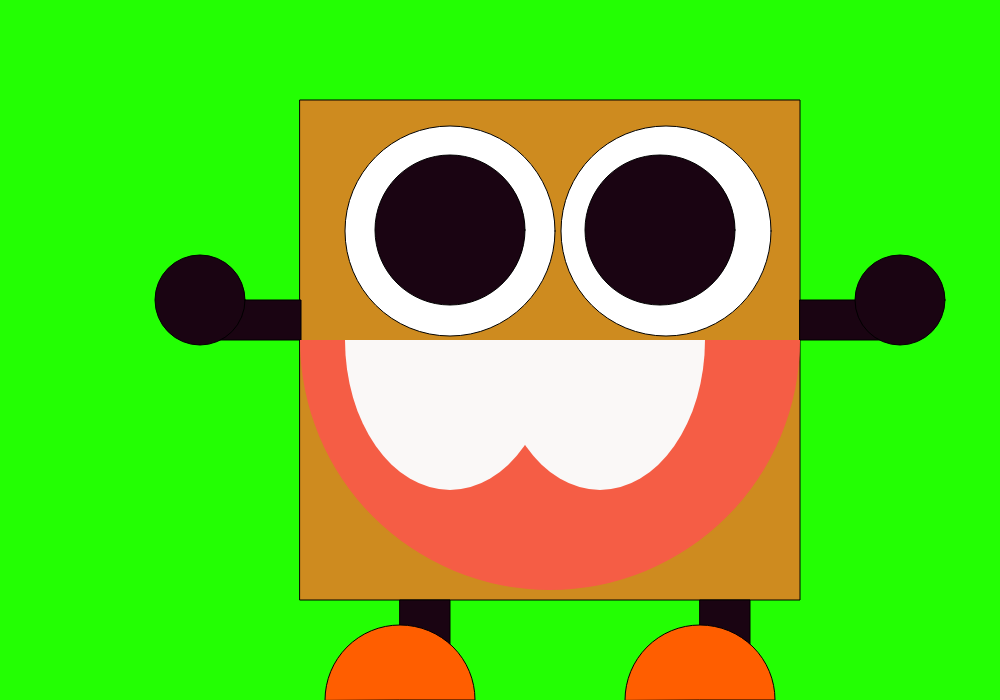
Frame 1 (no input)
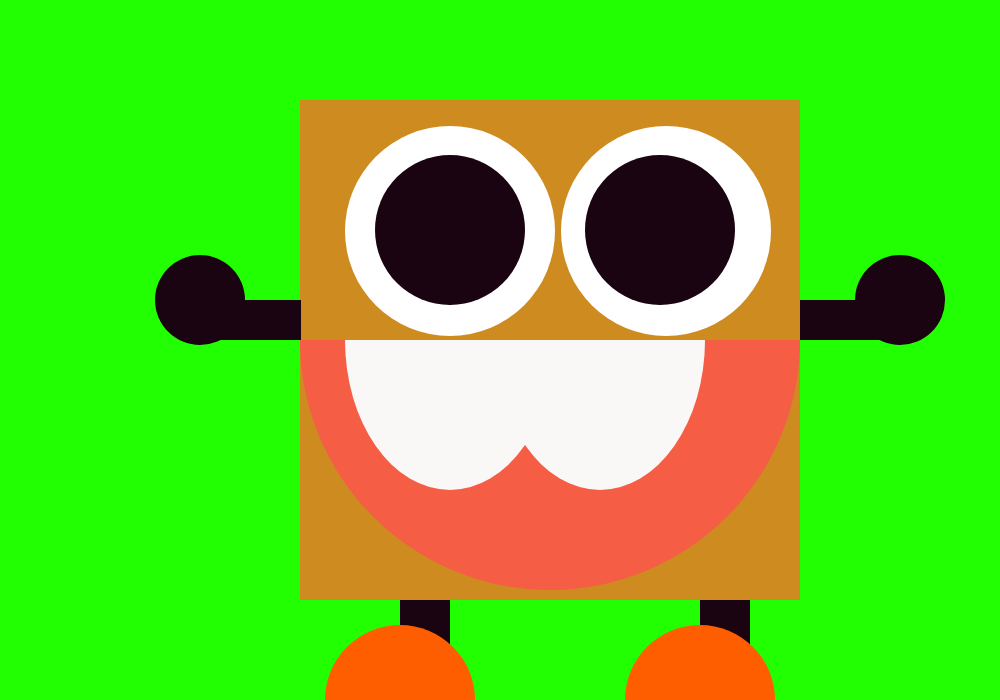
Frame 60 (no input)
Frame 120 (the mouse pressed at the canvas centre since frame 60): identical to frame 60, image omitted

The p5.js sketch that drew these frames (run headless with seeded random() and noise() and a simulated clock; from frame 60 on, the mouse is pressed at the canvas centre):

// p5.js sketch
// ── sketch.js
var isPlaying;
var y=0;


// setup function is called only once at the beginning

function setup() {

	createCanvas(1000, 700);

isPlaying=false;
}


// draw function is called every frame

function draw() {

	background ('#23FF03');

	  if ( y != 0 ) {
    y = y + 1;
  }
  
  if (isPlaying && y==0) {
    y=int(random(-500,-10));
  }

  translate(0, y);

  //head
  fill('#CE8B1F');
  rect(300, 100, 500, 500);

  //eyes
  fill('#FFFFFF');
  ellipse(450, 231, 210, 210);
  ellipse(666, 231, 210, 210);



  //innereyes
  fill('#1A0412');
  ellipse(450, 230, 150, 150);
  ellipse(660, 230, 150, 150);

  //arms
  rect(800, 300, 90, 40);
  rect(211, 300, 90, 40);

  //hands
  ellipse(900, 300, 90, 90);
  ellipse(200, 300, 90, 90);

  //legs
  rect(700, 600, 50, 89);
  rect(400, 600, 50, 89);

  //feet
  fill('#FF5E00');
  arc(400, 700, 150, 150, PI, 2*PI, PIE);
  arc(700, 700, 150, 150, PI, 2*PI, PIE);

  //moth
  noStroke();
  fill('#F55D45');
  //ellipse(600,400,500,200);
//  triangle(900, 300, 830, 500, 500, 400);
  arc(550, 340, 500, 500, 0, PI, PIE);



  //triangle(900,300,830,500,500,400);
  //arc(600,360,500,500,0,PI,PIE)

  //teeth
  //stroke(#B24CFC);
  fill('#FAF8F7');
  //triangle(480,350,500,360,490,390);
  //triangle(550,350,600,360,570,390);
  arc(450, 340, 210, 300, 0, PI, PIE);
  arc(600, 340, 210, 300, 0, PI, PIE);

	// if (mouseIsPressed) {
 //    	fill(0);
 //  	} 
 //  	else {
 //    	fill(255);
 //  	}

	// ellipse(50, 50, 80, 80);
}
